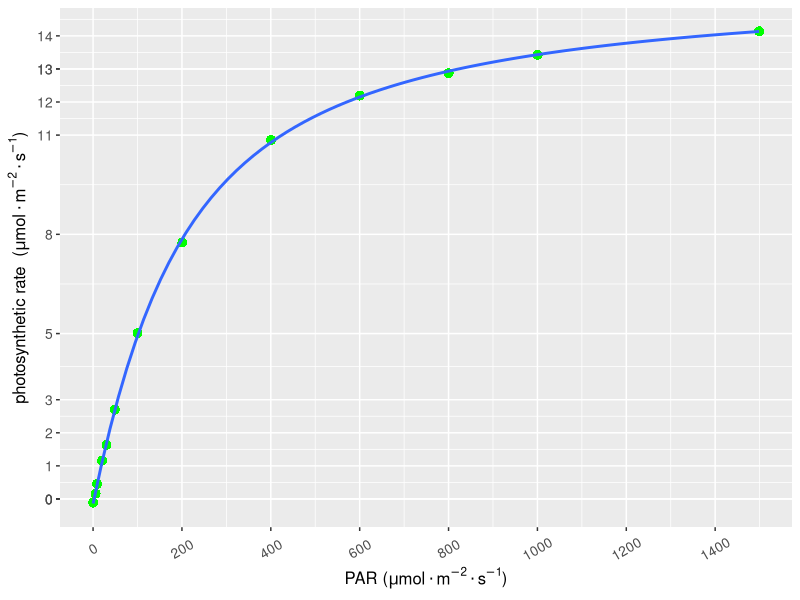

Reproduce this figure in R.
## ---- chunk 1
library(minpack.lm)

# 读取数据，同fitaci数据格式
lrc <- read.csv("./data/lrc.csv")
lrc <- subset(lrc, Obs > 0)

# 光响应曲线没有太多参数，
# 直接调出相应的光强和光合速率
# 方便后面调用
lrc_Q <- lrc$PARi
lrc_A <- lrc$Photo 

# 非直角双曲线模型的拟合
lrcnls <- nlsLM(lrc_A ~ 
                (1/(2*theta))*
                (alpha*lrc_Q+Am-sqrt((alpha*lrc_Q+Am)^2 - 
                4*alpha*theta*Am*lrc_Q))- Rd,
                start=list(Am=(max(lrc_A)-min(lrc_A)),
                alpha=0.05,Rd=-min(lrc_A),theta=1)) 

fitlrc_nrec <- summary(lrcnls)

# 光补偿点
Ic <- function(Ic){
  (1/(2 * fitlrc_nrec$coef[4,1])) * 
    (fitlrc_nrec$coef[2,1] * Ic + fitlrc_nrec$coef[1,1] - 
    sqrt((fitlrc_nrec$coef[2,1] * Ic + fitlrc_nrec$coef[1,1]
    )^2 -  4 * fitlrc_nrec$coef[2,1] * 
    fitlrc_nrec$coef[4,1] * fitlrc_nrec$coef[1,1] * Ic)) -
    fitlrc_nrec$coef[3,1]
}

uniroot(Ic, c(0,50))$root  

# 光饱和点
Isat <- function(Isat){
  (1/(2 * fitlrc_nrec$coef[4,1])) * (fitlrc_nrec$coef[2,1] * 
  Isat + fitlrc_nrec$coef[1,1] - sqrt(
  (fitlrc_nrec$coef[2,1] * Isat +fitlrc_nrec$coef[1,1])^2 - 
  4*fitlrc_nrec$coef[2,1] * fitlrc_nrec$coef[4,1] * 
  fitlrc_nrec$coef[1,1] * Isat)) - 
  fitlrc_nrec$coef[3,1] - (0.9*fitlrc_nrec$coef[1,1])}

uniroot(Isat, c(0,2000))$root


# 使用ggplot2进行作图并拟合曲线
library(ggplot2)
light <- data.frame(lrc_Q = lrc$PARi, lrc_A = lrc$Photo)

p <- ggplot(light, aes(x = lrc_Q, y = lrc_A))

p1 <- p + geom_point(shape = 16, size = 3, color = "green") + 
  geom_smooth(method="nls", formula = y ~ 
  (1/(2*theta))*(alpha*x+Am-sqrt((alpha*x+Am)^2 - 
   4*alpha*theta*Am*x))- Rd, se = FALSE,
   method.args = list(start = c(Am=(max(lrc_A)-min(lrc_A)), 
   alpha=0.05, Rd=-min(lrc_A), theta=1), 
    aes(x =lrc_Q, y = lrc_A, color='blue', size = 1.2))
) +
  labs(y=expression(paste("photosynthetic rate  ", 
          "(", mu, mol%.%m^-2%.%s^-1, ")")), 
       x=expression(paste("PAR ", 
           "(", mu, mol%.%m^-2%.%s^-1, ")")))

# 自定义坐标轴
p1 + scale_x_continuous(breaks = seq(0, 2100, by = 200)) +  
  scale_y_continuous(breaks= round(light$lrc_A)) +
   theme(axis.text.x  = element_text(
    size = 10, angle=30, vjust=0.5), 
    axis.text.y = element_text(size = 10),
    axis.title.x = element_text(size = 12, face = 'bold'),
    axis.title.y = element_text(size = 12, face = 'bold')
  )
## ---- chunk 2
knitr::kable(
fitlrc_nrec$coef, booktabs = TRUE,
caption = '非直角双曲线计算参数'
)
